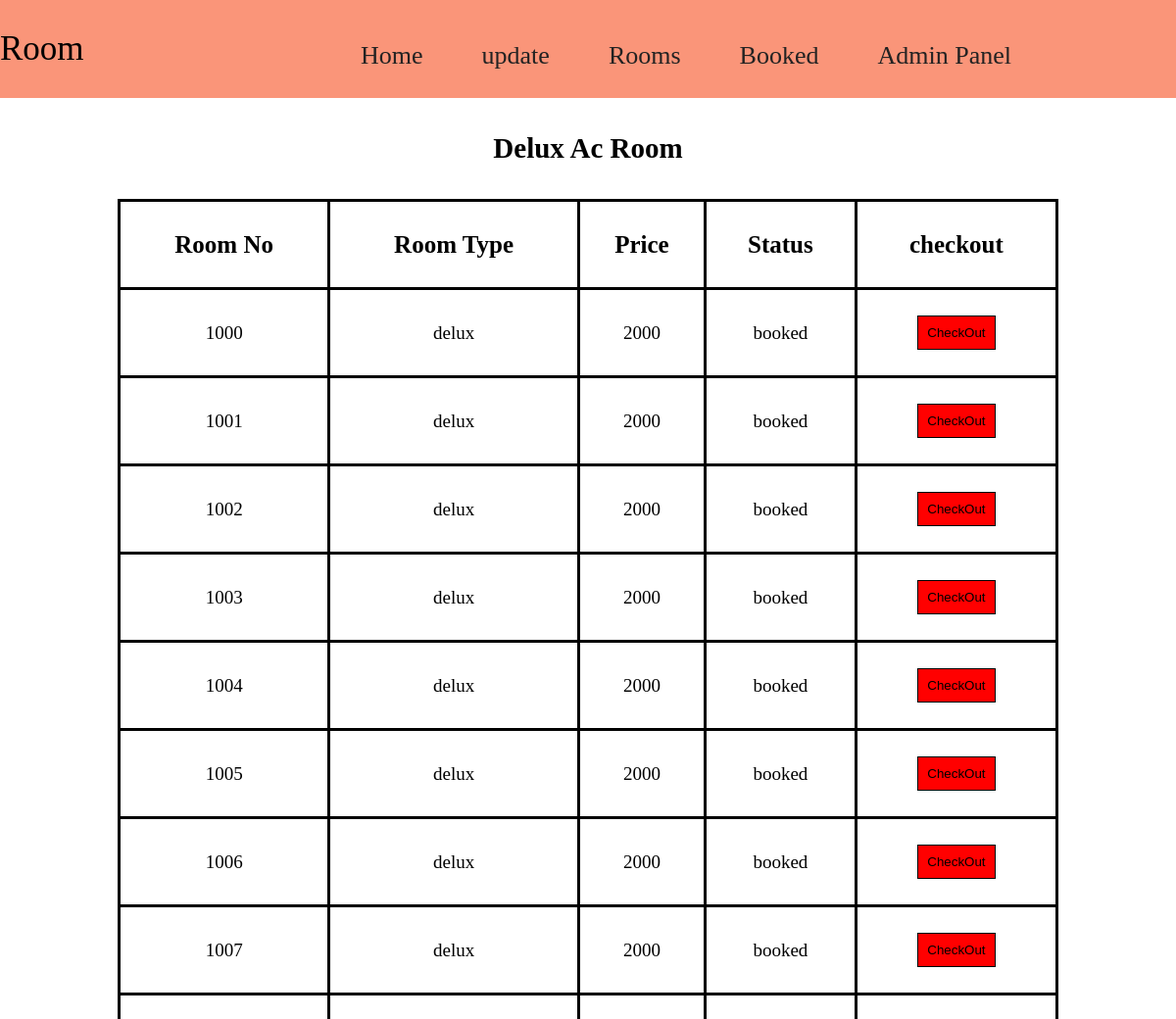
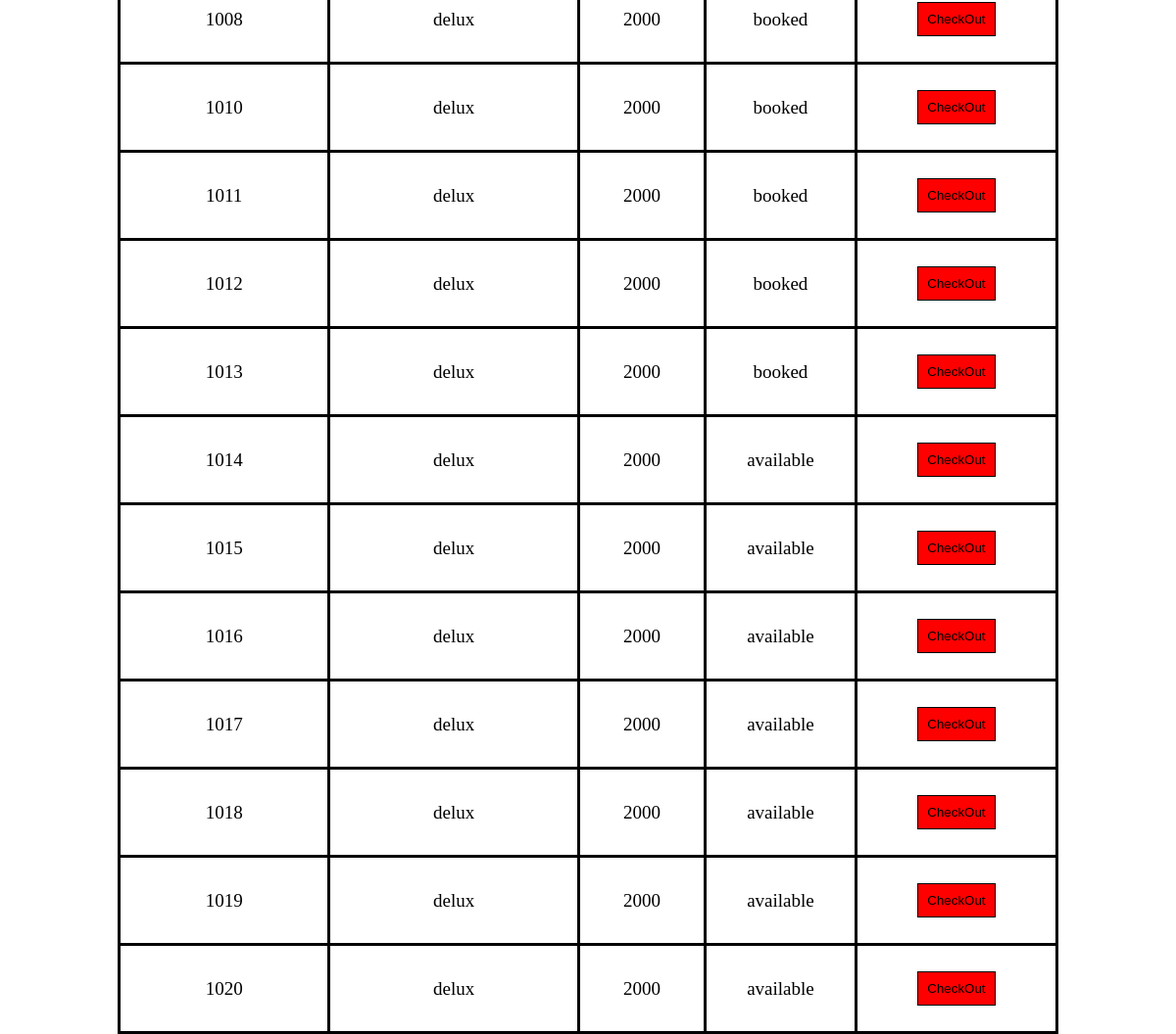
/admin/deluxacdata.php, run on the app's committed database (2 pictures, top to bottom).
### tables this page shows
CREATE TABLE `deluxac_room` (
  `deluxac_id` int(255) NOT NULL,
  `room_no` varchar(10) NOT NULL,
  `room_type` varchar(50) NOT NULL,
  `price` int(100) NOT NULL,
  `status` varchar(50) NOT NULL
);

### admin/deluxacdata.php (the view, shortened to what this page needs)
<?php include('../connection.php')?>
<!DOCTYPE html>
<html lang="en">
<head>
</head>
<body>
<nav class="navbar">
    <div class="left-nav">
            <p>Room</p>
        </div>
        <div class="right-nav mt-4">
            <ul>
                <li class="item"><a href="aroom.php">Home</a></li>
         <div class="paste-button"> <li class="item">update </li>
   </div>
                <div class="paste-button"> <li class="item">Rooms</li>
   </div>
                 <li class="item"><a href="roomstatus.php">Booked</a></li>
                 <li class="item"><a href="../admin.php">Admin Panel</a></li>
          </ul>
        </div>
    </nav>
    <section>
      <h1 id="detail-head">Delux Ac Room</h1>
      <div class="detail-table">
        <table>
          <thead>
            <tr>
            <th scope="col">Room No</th>
            <th scope="col">Room Type</th>
            <th scope="col">Price</th>
            <th scope="col">Status</th>
            <th scope="col">checkout</th>
</tr>
          </thead>
          <tbody>
            <?php
            $query="SELECT * FROM deluxac_room";
            $result=mysqli_query($con,$query);
            while($data=mysqli_fetch_assoc($result))
            {
              ?>
              <tr>
                <td><?php echo $data['room_no']; ?></td>
                <td><?php echo $data['room_type']; ?></td>
                <td><?php echo $data['price']; ?></td>
                <td><?php echo $data['status']; ?></td>
                <td>
                  <a href="codelux.php?rno=<?php echo $data['room_no'];?>"><button value="CheckOut" id="checkout-btn">CheckOut</button></a>
                </td>
              </tr>
              <?php
            }
            ?>
          </tbody>
        </table>
      </div>
    </section>
</body>
</html>

### admin/deluxacdata.php (style rules this page uses)
* { padding: 0; margin: 0; box-sizing: border-box; }
.navbar { width: 100%; position: sticky; height: 100px; background-color: #fa9579; display: flex; align-items: center; justify-content: center; top: 0; }
.left-nav { width: 20%; }
.left-nav p { font-family: 'Baloo 2', cursive; font-size: 35px; }
.right-nav { width: 100%; margin-top: 13px; }
.right-nav ul { display: flex; justify-content: center; }
.right-nav ul li { list-style: none; margin: 30px; }
.right-nav ul li a { text-decoration: none; color: #222; font-family: 'Baloo 2', cursive; font-size: 26px; font-weight: 400; position: relative; }
.right-nav ul .paste-button li { text-decoration: none; color: #222; font-family: 'Baloo 2', cursive; font-size: 26px; font-weight: 400; position: relative; }
.paste-button { position: relative; display: inline-block; font-family: 'Segoe UI', Tahoma, Geneva, Verdana, sans-serif; }
#detail-head { text-align: center; font-size: 29px; margin: 35px; }
.detail-table { width: 100%; }
.detail-table table { width: 80%; margin: auto; }
.detail-table table th { font-size: 25px; }
.detail-table table tr { height: 90px; }
.detail-table table tr td { text-align: center; font-size: 19px; }
#checkout-btn { width: 80px; height: 35px; border: black solid 1px; background-color: red; color: Black; }
table, th, td { border: 3px solid black; border-collapse: collapse; padding: 5px; }

### data on the page
deluxac_room: room_no "1000", room_type "delux", price "2000", status "booked"
deluxac_room: room_no "1001", room_type "delux", price "2000", status "booked"
deluxac_room: room_no "1002", room_type "delux", price "2000", status "booked"
deluxac_room: room_no "1003", room_type "delux", price "2000", status "booked"
deluxac_room: room_no "1004", room_type "delux", price "2000", status "booked"
deluxac_room: room_no "1005", room_type "delux", price "2000", status "booked"
deluxac_room: room_no "1006", room_type "delux", price "2000", status "booked"
deluxac_room: room_no "1007", room_type "delux", price "2000", status "booked"
deluxac_room: room_no "1008", room_type "delux", price "2000", status "booked"
deluxac_room: room_no "1010", room_type "delux", price "2000", status "booked"
deluxac_room: room_no "1011", room_type "delux", price "2000", status "booked"
deluxac_room: room_no "1012", room_type "delux", price "2000", status "booked"
deluxac_room: room_no "1013", room_type "delux", price "2000", status "booked"
deluxac_room: room_no "1014", room_type "delux", price "2000", status "available"
deluxac_room: room_no "1015", room_type "delux", price "2000", status "available"
deluxac_room: room_no "1016", room_type "delux", price "2000", status "available"
deluxac_room: room_no "1017", room_type "delux", price "2000", status "available"
deluxac_room: room_no "1018", room_type "delux", price "2000", status "available"
deluxac_room: room_no "1019", room_type "delux", price "2000", status "available"
deluxac_room: room_no "1020", room_type "delux", price "2000", status "available"
